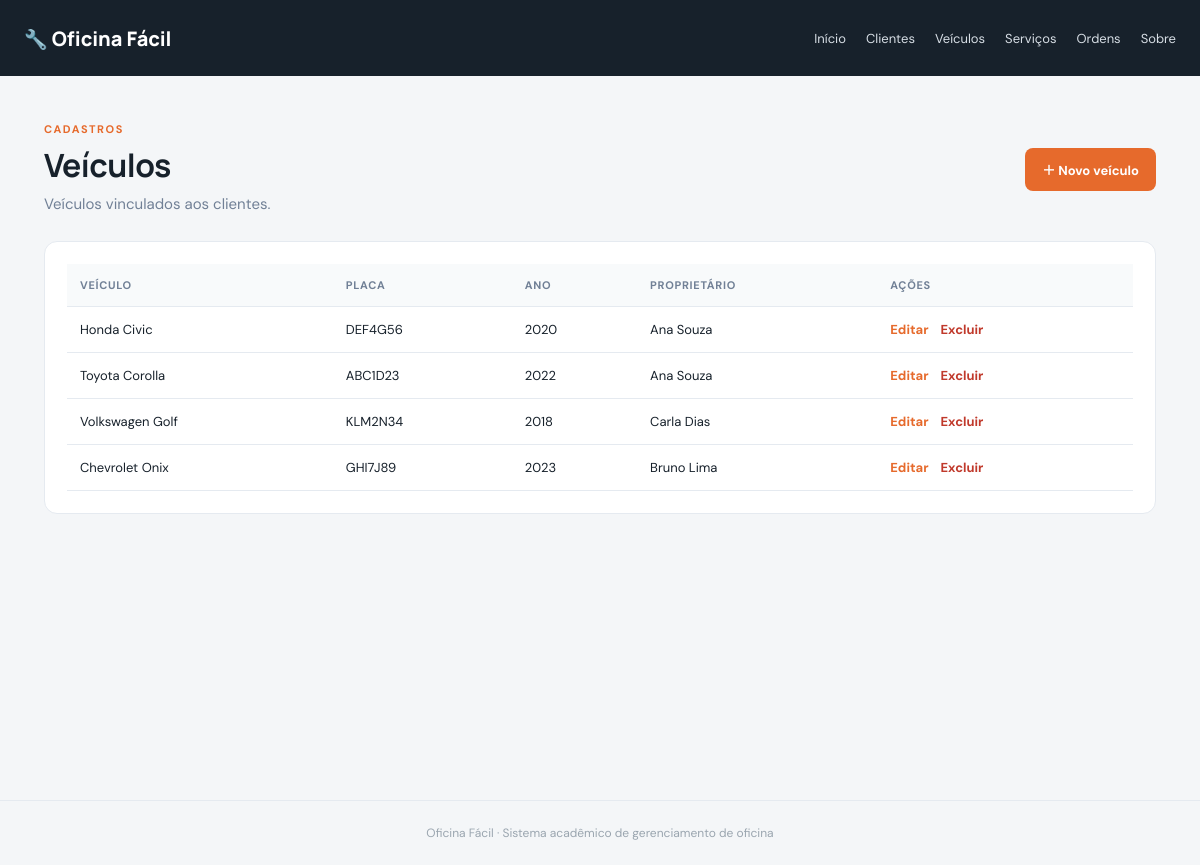
Page /veiculos on the committed database.
### tables this page shows
CREATE TABLE veiculos (
    id_veiculo INTEGER PRIMARY KEY AUTOINCREMENT,
    id_cliente INTEGER NOT NULL,
    marca      TEXT NOT NULL CHECK (length(trim(marca)) > 0),
    modelo     TEXT NOT NULL CHECK (length(trim(modelo)) > 0),
    placa      TEXT NOT NULL UNIQUE CHECK (length(replace(placa, '-', '')) = 7),
    ano        INTEGER CHECK (ano IS NULL OR ano BETWEEN 1886 AND 2100),
    created_at TEXT NOT NULL DEFAULT CURRENT_TIMESTAMP,
    FOREIGN KEY (id_cliente) REFERENCES clientes(id_cliente) ON DELETE RESTRICT
);

CREATE TABLE clientes (
    id_cliente INTEGER PRIMARY KEY AUTOINCREMENT,
    nome       TEXT NOT NULL CHECK (length(trim(nome)) > 0),
    telefone   TEXT,
    email      TEXT UNIQUE,
    created_at TEXT NOT NULL DEFAULT CURRENT_TIMESTAMP
);

### app.py (the view)
    @app.route("/veiculos")
    def veiculos():
        return render_template(
            "veiculos.html", veiculos=sql.listar_veiculos(), clientes=sql.listar_clientes()
        )

### db_sql.py (called while the page is built)
def get_db():
    if "db" not in g:
        g.db = sqlite3.connect(current_app.config["DATABASE"])
        g.db.row_factory = sqlite3.Row
        g.db.execute("PRAGMA foreign_keys = ON")
    return g.db

def listar_clientes():
    sql = """
        SELECT c.*, COUNT(v.id_veiculo) AS total_veiculos
        FROM clientes c
        LEFT JOIN veiculos v ON v.id_cliente = c.id_cliente
        GROUP BY c.id_cliente
        ORDER BY c.nome
    """
    return get_db().execute(sql).fetchall()

def listar_veiculos():
    sql = """
        SELECT v.*, c.nome AS cliente_nome
        FROM veiculos v
        INNER JOIN clientes c ON c.id_cliente = v.id_cliente
        ORDER BY v.modelo, v.marca
    """
    return get_db().execute(sql).fetchall()

### templates/veiculos.html (shortened to what this page needs)
{% extends "base.html" %}
{% block content %}
<div class="section-heading"><div><span class="eyebrow">CADASTROS</span><h1>Veículos</h1><p>Veículos vinculados aos clientes.</p></div><a class="button" href="{{ url_for('novo_veiculo') }}">＋ Novo veículo</a></div>
<section class="panel">{% if veiculos %}<div class="table-wrap"><table><thead><tr><th>Veículo</th><th>Placa</th><th>Ano</th><th>Proprietário</th><th>Ações</th></tr></thead><tbody>
{% for v in veiculos %}<tr><td>{{ v.marca }} {{ v.modelo }}</td><td>{{ v.placa }}</td><td>{{ v.ano or '—' }}</td><td>{{ v.cliente_nome }}</td><td class="actions"><a href="{{ url_for('editar_veiculo', id_veiculo=v.id_veiculo) }}">Editar</a><form method="post" action="{{ url_for('excluir_veiculo', id_veiculo=v.id_veiculo) }}" onsubmit="return confirm('Excluir este veículo?')"><button class="link danger" type="submit">Excluir</button></form></td></tr>{% endfor %}
</tbody></table></div>{% else %}<p class="empty">Nenhum veículo cadastrado.</p>{% endif %}</section>
{% endblock %}

### static/style.css (style rules this page uses)
:root { --bg:#f4f6f8;--surface:#fff;--ink:#17212b;--muted:#718096;--line:#e5eaf0;--accent:#e66a2c;--accent-dark:#c94f18;--nav:#17212b;--good:#237344;--bad:#a43d2c }
* { box-sizing:border-box }
body { margin:0;background:var(--bg);color:var(--ink);font-family:'DM Sans',sans-serif;font-size:15px }
h1,h2 { font-family:Manrope,sans-serif;letter-spacing:-.5px }
h1 { font-size:32px;margin:8px 0 }
p { color:var(--muted);line-height:1.65 }
.eyebrow { color:var(--accent);font-size:11px;font-weight:700;letter-spacing:1.5px }
.metric,.panel { background:var(--surface);border:1px solid var(--line);border-radius:13px;padding:22px }
.panel { margin-bottom:22px }
.section-heading { display:flex;align-items:center;justify-content:space-between;gap:20px;margin-bottom:20px }
.section-heading h1 { margin:5px 0 }
.section-heading p { margin:4px 0 }
.button { display:inline-block;background:var(--accent);color:#fff;border:0;border-radius:8px;padding:12px 17px;text-decoration:none;font:700 13px 'DM Sans',sans-serif;cursor:pointer;white-space:nowrap }
.table-wrap { overflow-x:auto }
table { width:100%;border-collapse:collapse;white-space:nowrap }
th { text-align:left;color:var(--muted);font-size:11px;text-transform:uppercase;letter-spacing:.7px;background:#f8fafb }
th,td { padding:14px 13px;border-bottom:1px solid var(--line) }
td { font-size:13px }
td a { color:var(--accent);font-weight:700;text-decoration:none }
.actions { display:flex;align-items:center;gap:12px }
.actions form { margin:0 }
.link { background:none;border:0;padding:0;color:var(--accent);font:700 13px 'DM Sans',sans-serif;cursor:pointer }
.danger { color:#c0392b }

### rows in the picture
veiculos: marca "Honda", modelo "Civic", placa "DEF4G56", ano "2020", cliente_nome "Ana Souza"
veiculos: marca "Toyota", modelo "Corolla", placa "ABC1D23", ano "2022", cliente_nome "Ana Souza"
veiculos: marca "Volkswagen", modelo "Golf", placa "KLM2N34", ano "2018", cliente_nome "Carla Dias"
veiculos: marca "Chevrolet", modelo "Onix", placa "GHI7J89", ano "2023", cliente_nome "Bruno Lima"
